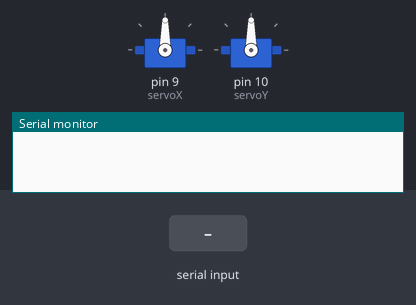
Recording of a sketch running on a simulated Arduino Uno, built with avr-gcc and run on an emulated ATmega328P. Shown: 2 × servo, the last lines printed to the serial monitor. Inputs (shaded band) come from the test bench.

Above: at 1.2 s.
1.3 s: "90,45\n" received over Serial
At 2.1 s:
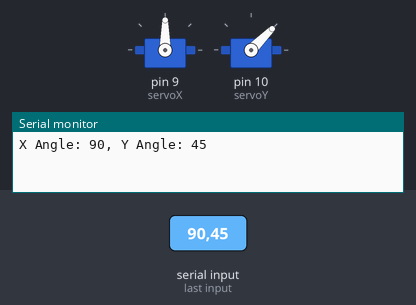
2.8 s: "30,150\n" received over Serial
At 3.3 s:
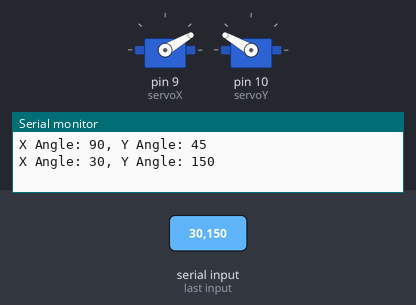
4.3 s: "1,90\n" received over Serial
At 5.5 s:
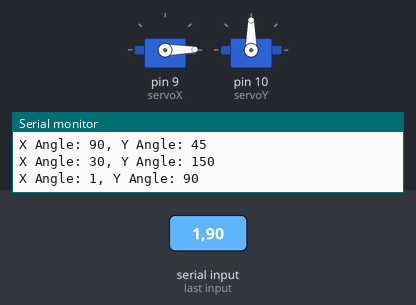
Timing chart, 0 to 7.3 s (numbered marks = the images above; inputs shaded):
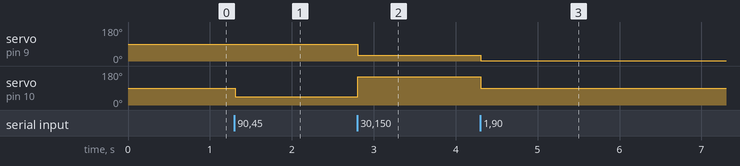

Measured:
- after the input at 1.3 s, servo on pin 10 (servoY): 90° → 45° at once
- after the input at 2.8 s, servo on pin 9 (servoX): 90° → 30° at once; servo on pin 10 (servoY): 45° → 150° at once
- after the input at 4.3 s, servo on pin 9 (servoX): 30° → 1° at once; servo on pin 10 (servoY): 150° → 90° at once

The sketch:

arduino_servo.ino
```cpp
#include <Servo.h>

Servo servoX;  // Horizontal (Pan)
Servo servoY;  // Vertical (Tilt)

int xAngle = 90;
int yAngle = 90;

void setup() {
  Serial.begin(9600);
  servoX.attach(9);   // Pan servo connected to digital pin 9
  servoY.attach(10);  // Tilt servo connected to digital pin 10

  servoX.write(xAngle);
  servoY.write(yAngle);
}

void loop() {
  if (Serial.available()) {
    String data = Serial.readStringUntil('\n');
    int commaIndex = data.indexOf(',');

    if (commaIndex > 0) {
      // Parse angles from string
      xAngle = data.substring(0, commaIndex).toInt();
      yAngle = data.substring(commaIndex + 1).toInt();

      // Constrain to servo limits
      xAngle = constrain(xAngle, 0, 180);
      yAngle = constrain(yAngle, 0, 180);

      // Move servos
      servoX.write(xAngle);
      servoY.write(yAngle);

      // Debug output
      Serial.print("X Angle: ");
      Serial.print(xAngle);
      Serial.print(", Y Angle: ");
      Serial.println(yAngle);
    }
  }
}
```
